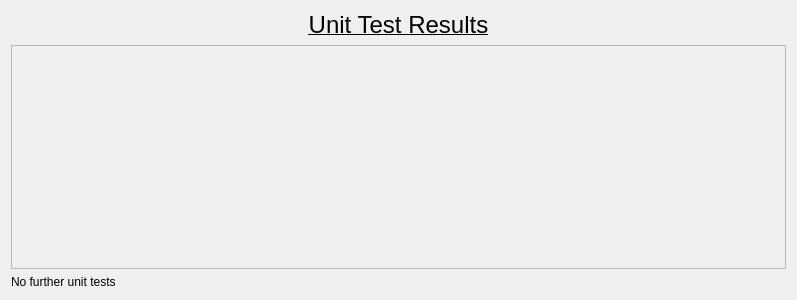
<?xml version="1.0" encoding="UTF-8"?>
<ui version="4.0">
 <class>Dialog</class>
 <widget class="QDialog" name="Dialog">
  <property name="geometry">
   <rect>
    <x>0</x>
    <y>0</y>
    <width>797</width>
    <height>300</height>
   </rect>
  </property>
  <property name="sizePolicy">
   <sizepolicy hsizetype="Minimum" vsizetype="Minimum">
    <horstretch>0</horstretch>
    <verstretch>0</verstretch>
   </sizepolicy>
  </property>
  <property name="windowTitle">
   <string>Unit Test Results</string>
  </property>
  <layout class="QVBoxLayout" name="verticalLayout" stretch="0,1,0">
   <item>
    <widget class="QLabel" name="TitleLabel">
     <property name="font">
      <font>
       <pointsize>18</pointsize>
       <underline>true</underline>
      </font>
     </property>
     <property name="text">
      <string>Unit Test Results</string>
     </property>
     <property name="alignment">
      <set>Qt::AlignCenter</set>
     </property>
    </widget>
   </item>
   <item>
    <widget class="QScrollArea" name="scrollArea">
     <property name="sizePolicy">
      <sizepolicy hsizetype="Expanding" vsizetype="MinimumExpanding">
       <horstretch>0</horstretch>
       <verstretch>0</verstretch>
      </sizepolicy>
     </property>
     <property name="widgetResizable">
      <bool>true</bool>
     </property>
     <widget class="QWidget" name="scrollAreaWidgetContents">
      <property name="geometry">
       <rect>
        <x>0</x>
        <y>0</y>
        <width>777</width>
        <height>223</height>
       </rect>
      </property>
      <layout class="QVBoxLayout" name="verticalLayout_2">
       <item>
        <layout class="QVBoxLayout" name="ResultsLayout"/>
       </item>
      </layout>
     </widget>
    </widget>
   </item>
   <item>
    <widget class="QLabel" name="label">
     <property name="text">
      <string>No further unit tests</string>
     </property>
    </widget>
   </item>
  </layout>
 </widget>
 <resources/>
 <connections/>
</ui>
